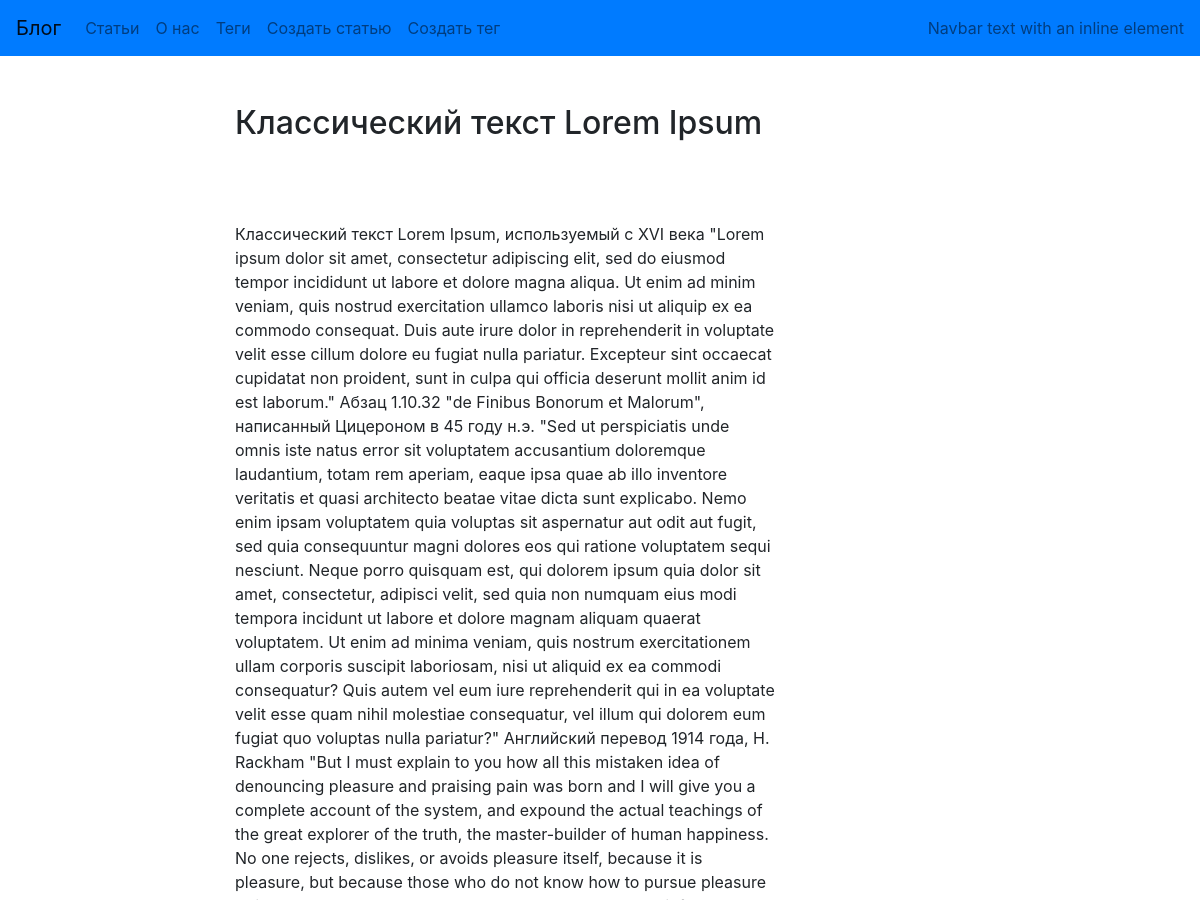
The app's page /post/asdasd1/ (upper part), older data.
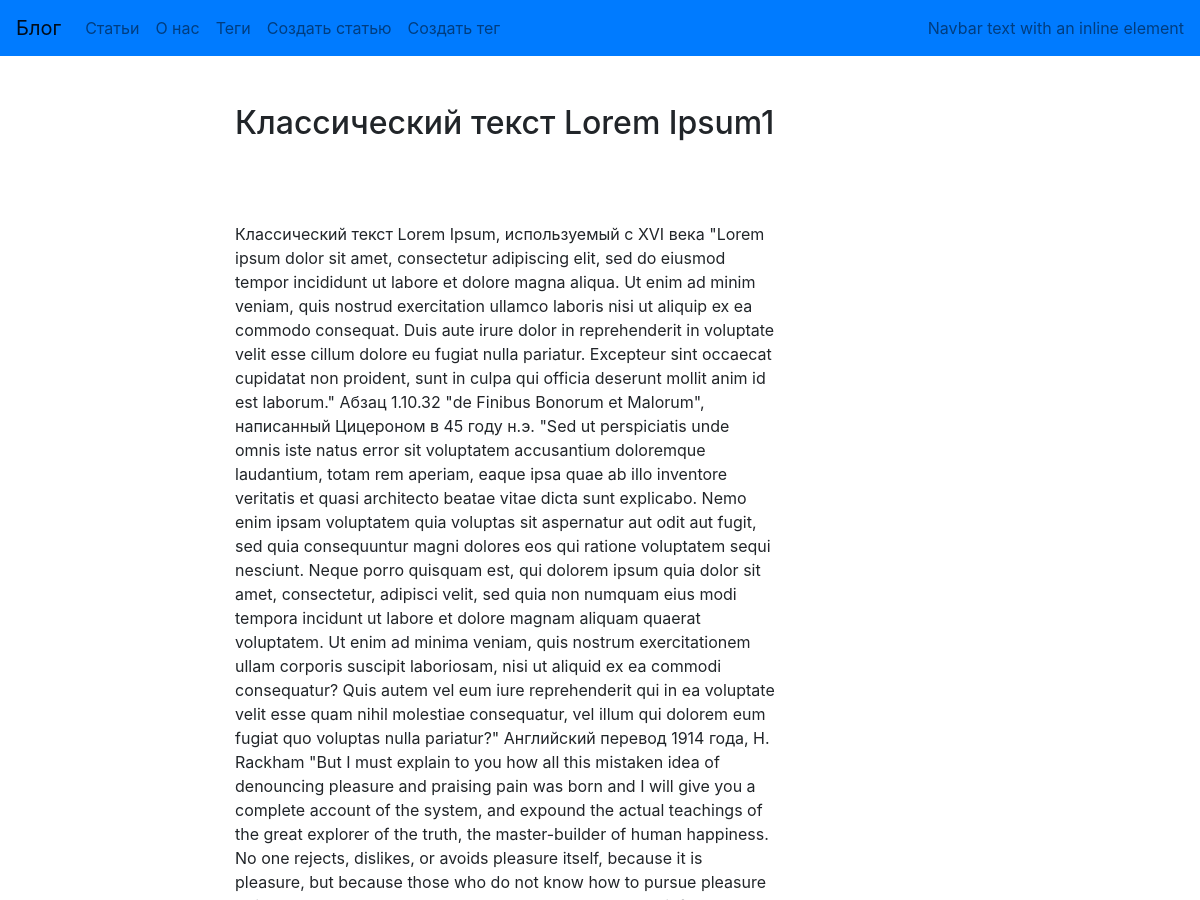
The same page, newer data.
### blog/models.py (models this page shows, shortened)
class Post(models.Model):
        title=models.CharField(max_length=150,db_index=True,verbose_name="Заголовок")
        slug=models.CharField(max_length=150,blank=True,unique=True)
        body=models.TextField(blank=True,db_index=True)
        date_pub=models.DateTimeField(auto_now_add=True)
        tags=models.ManyToManyField('Tag',blank=True,related_name='posts')
        class Meta:
          verbose_name="Статья"
          verbose_name_plural = "Статьи"

### blog/views.py (the view)
# urls.py: path('post/<str:slug>/',PostDetail.as_view(), name='post_detail_url'),
class PostDetail(ObjectDetailMixin,View):
   model = Post
   template = 'blog/post_detail.html'

### blog/utils.py (called while the page is built)
    def get(self,request,slug):
        obj = get_object_or_404(self.model,slug__iexact=slug)
        return render(request, self.template,context={self.model.__name__.lower(): obj})

### blog/templates/blog/post_detail.html (shortened to what this page needs)
{% extends "blog/base_blog.html" %}
    {% block content %}
        <h2 class="mt-5">
           {{post.title}}
        </h2>
        <br>
        <p class="mt-5">
        </p>
    {% endblock content %}

Row changes from the older to the newer data that the page shows:
changed Post: title "Классический текст Lorem Ipsum" → "Классический текст Lorem Ipsum1"
